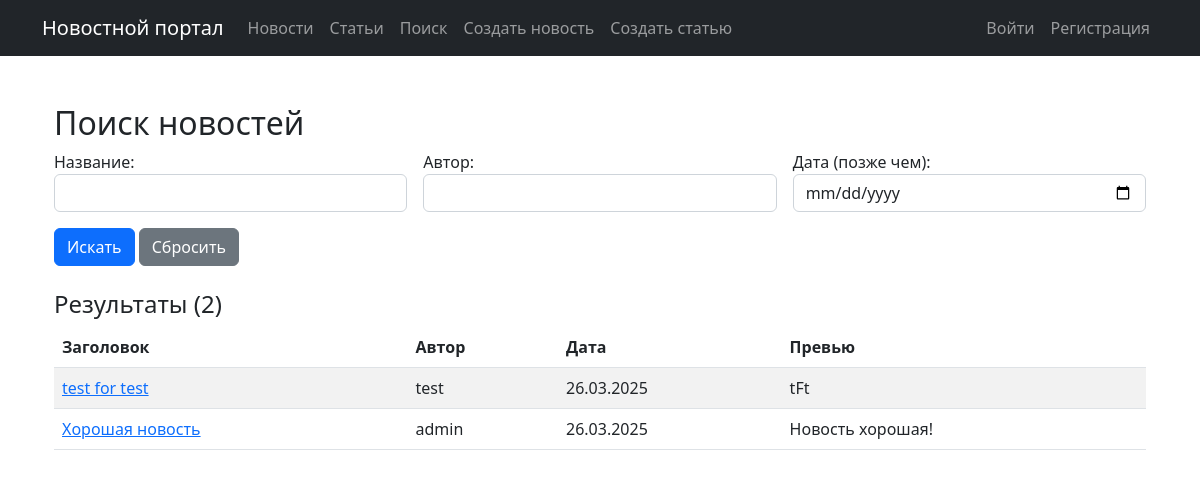
The app's page /news/search/ with its own data.
### portal/models.py (models this page shows, shortened)
class Post(models.Model):
    POST_TYPES = [
        ('article', 'Статья'),
        ('news', 'Новость'),
    ]
    author = models.ForeignKey(Author, on_delete=models.CASCADE)
    post_type = models.CharField(max_length=7, choices=POST_TYPES)
    created_at = models.DateTimeField(auto_now_add=True)
    categories = models.ManyToManyField(Category, through='PostCategory')
    title = models.CharField(max_length=255)
    content = models.TextField()
    rating = models.IntegerField(default=0)

class Author(models.Model):
    user = models.OneToOneField(User, on_delete=models.CASCADE)
    rating = models.IntegerField(default=0)

### portal/views.py (the view)
# urls.py: path('news/search/', views.search_news, name='news_search'),
def search_news(request):
    news = Post.objects.filter(post_type='news').order_by('-created_at')
    news_filter = NewsFilter(request.GET, queryset=news)
    return render(request, 'portal/search.html', {'filter': news_filter, 'news': news_filter.qs})

### templates/portal/search.html
{% extends 'default.html' %}
{% block content %}
<div class="container mt-5">
    <h2>Поиск новостей</h2>
    <form method="get" class="mb-4">
    <div class="row g-3">
        <div class="col-md-4">
            <label for="id_title">Название:</label>
            <input type="text"
                   name="title"
                   value="{{ filter.form.title.value|default:'' }}"
                   class="form-control">
        </div>
        <div class="col-md-4">
            <label for="id_author">Автор:</label>
            <input type="text"
                   name="author"
                   value="{{ filter.form.author.value|default:'' }}"
                   class="form-control">
        </div>
        <div class="col-md-4">
            <label for="id_date">Дата (позже чем):</label>
            <input type="date"
                   name="date"
                   value="{{ filter.form.date.value|default:'' }}"
                   class="form-control">
        </div>
    </div>
    <button type="submit" class="btn btn-primary mt-3">Искать</button>
    <a href="{% url 'news_search' %}" class="btn btn-secondary mt-3">Сбросить</a>
</form>
    {% if news %}
        <h4>Результаты ({{ news|length }})</h4>
        <table class="table table-striped">
            <thead>
                <tr>
                    <th>Заголовок</th>
                    <th>Автор</th>
                    <th>Дата</th>
                    <th>Превью</th>
                </tr>
            </thead>
            <tbody>
                {% for post in news %}
                    <tr>
                        <td><a href="/news/{{ post.id }}/">{{ post.title }}</a></td>
                        <td>{{ post.author.user.username }}</td>
                        <td>{{ post.created_at|date:"d.m.Y" }}</td>
                        <td>{{ post.content|truncatewords:20 }}</td>
                    </tr>
                {% endfor %}
            </tbody>
        </table>
    {% else %}
        <div class="alert alert-info">Новостей не найдено.</div>
    {% endif %}
</div>
{% endblock %}

### records on screen
Post: title "test for test", author.user.username "test", created_at "26.03.2025", content "tFt"
Post: title "Хорошая новость", author.user.username "admin", created_at "26.03.2025", content "Новость хорошая!"

### other values on screen
{{ news|length }} "2"
